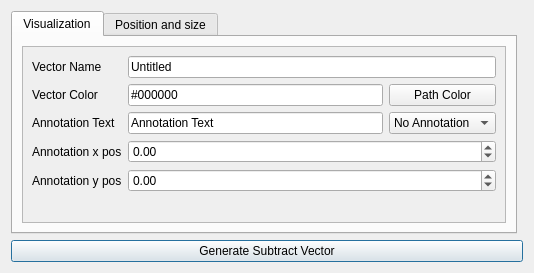
<?xml version="1.0" encoding="UTF-8"?>
<ui version="4.0">
 <class>GenerateSubtractVector</class>
 <widget class="QDialog" name="GenerateSubtractVector">
  <property name="geometry">
   <rect>
    <x>0</x>
    <y>0</y>
    <width>534</width>
    <height>273</height>
   </rect>
  </property>
  <property name="minimumSize">
   <size>
    <width>534</width>
    <height>273</height>
   </size>
  </property>
  <property name="windowTitle">
   <string>Generate Subtract Vector</string>
  </property>
  <layout class="QGridLayout" name="gridLayout">
   <item row="5" column="0" colspan="2">
    <widget class="QPushButton" name="GenerateSubtractVectorButton">
     <property name="text">
      <string>Generate Subtract Vector</string>
     </property>
     <property name="default">
      <bool>true</bool>
     </property>
    </widget>
   </item>
   <item row="4" column="0">
    <widget class="QTabWidget" name="tabWidget">
     <property name="currentIndex">
      <number>0</number>
     </property>
     <widget class="QWidget" name="tab">
      <attribute name="title">
       <string>Visualization</string>
      </attribute>
      <layout class="QGridLayout" name="gridLayout_2">
       <item row="0" column="0">
        <widget class="QScrollArea" name="scrollArea">
         <property name="widgetResizable">
          <bool>true</bool>
         </property>
         <widget class="QWidget" name="scrollAreaWidgetContents">
          <property name="geometry">
           <rect>
            <x>0</x>
            <y>0</y>
            <width>486</width>
            <height>175</height>
           </rect>
          </property>
          <layout class="QGridLayout" name="gridLayout_3">
           <item row="1" column="0">
            <widget class="QLabel" name="label_15">
             <property name="text">
              <string>Vector Color</string>
             </property>
            </widget>
           </item>
           <item row="1" column="1">
            <widget class="QLineEdit" name="VectorColorLine">
             <property name="sizePolicy">
              <sizepolicy hsizetype="Expanding" vsizetype="Fixed">
               <horstretch>0</horstretch>
               <verstretch>0</verstretch>
              </sizepolicy>
             </property>
             <property name="text">
              <string>#000000</string>
             </property>
            </widget>
           </item>
           <item row="1" column="2">
            <widget class="QPushButton" name="PathColorButton">
             <property name="sizePolicy">
              <sizepolicy hsizetype="Minimum" vsizetype="Fixed">
               <horstretch>0</horstretch>
               <verstretch>0</verstretch>
              </sizepolicy>
             </property>
             <property name="text">
              <string>Path Color</string>
             </property>
             <property name="autoDefault">
              <bool>false</bool>
             </property>
            </widget>
           </item>
           <item row="5" column="1" colspan="2">
            <widget class="QDoubleSpinBox" name="AnnotationYLine">
             <property name="minimum">
              <double>-999999999.990000009536743</double>
             </property>
             <property name="maximum">
              <double>999999999.990000009536743</double>
             </property>
            </widget>
           </item>
           <item row="5" column="0">
            <widget class="QLabel" name="label_19">
             <property name="text">
              <string>Annotation y pos</string>
             </property>
            </widget>
           </item>
           <item row="0" column="1" colspan="2">
            <widget class="QLineEdit" name="VectorNameLine">
             <property name="text">
              <string>Untitled</string>
             </property>
            </widget>
           </item>
           <item row="4" column="1" colspan="2">
            <widget class="QDoubleSpinBox" name="AnnotationXLine">
             <property name="minimum">
              <double>-999999999.990000009536743</double>
             </property>
             <property name="maximum">
              <double>999999999.990000009536743</double>
             </property>
            </widget>
           </item>
           <item row="4" column="0">
            <widget class="QLabel" name="label_18">
             <property name="text">
              <string>Annotation x pos</string>
             </property>
            </widget>
           </item>
           <item row="3" column="0">
            <widget class="QLabel" name="label_16">
             <property name="text">
              <string>Annotation Text</string>
             </property>
            </widget>
           </item>
           <item row="6" column="0" colspan="3">
            <spacer name="verticalSpacer">
             <property name="orientation">
              <enum>Qt::Vertical</enum>
             </property>
             <property name="sizeHint" stdset="0">
              <size>
               <width>20</width>
               <height>40</height>
              </size>
             </property>
            </spacer>
           </item>
           <item row="0" column="0">
            <widget class="QLabel" name="label_17">
             <property name="text">
              <string>Vector Name</string>
             </property>
            </widget>
           </item>
           <item row="3" column="1">
            <widget class="QLineEdit" name="AnnotationTextLine">
             <property name="text">
              <string>Annotation Text</string>
             </property>
            </widget>
           </item>
           <item row="3" column="2">
            <widget class="QComboBox" name="AnnonationMetod">
             <property name="sizePolicy">
              <sizepolicy hsizetype="Minimum" vsizetype="Fixed">
               <horstretch>0</horstretch>
               <verstretch>0</verstretch>
              </sizepolicy>
             </property>
             <item>
              <property name="text">
               <string>No Annotation</string>
              </property>
             </item>
             <item>
              <property name="text">
               <string>Annotation</string>
              </property>
             </item>
            </widget>
           </item>
          </layout>
         </widget>
        </widget>
       </item>
      </layout>
     </widget>
     <widget class="QWidget" name="tab_2">
      <attribute name="title">
       <string>Position and size</string>
      </attribute>
      <layout class="QGridLayout" name="gridLayout_4">
       <item row="0" column="0">
        <widget class="QScrollArea" name="scrollArea_2">
         <property name="widgetResizable">
          <bool>true</bool>
         </property>
         <widget class="QWidget" name="scrollAreaWidgetContents_2">
          <property name="geometry">
           <rect>
            <x>0</x>
            <y>0</y>
            <width>555</width>
            <height>186</height>
           </rect>
          </property>
          <layout class="QGridLayout" name="gridLayout_5">
           <item row="1" column="1">
            <widget class="QDoubleSpinBox" name="point_of_origin_y_Line">
             <property name="sizePolicy">
              <sizepolicy hsizetype="Expanding" vsizetype="Fixed">
               <horstretch>0</horstretch>
               <verstretch>0</verstretch>
              </sizepolicy>
             </property>
             <property name="minimum">
              <double>-999999999.000000000000000</double>
             </property>
             <property name="maximum">
              <double>999999999.000000000000000</double>
             </property>
             <property name="singleStep">
              <double>0.100000000000000</double>
             </property>
            </widget>
           </item>
           <item row="0" column="0">
            <widget class="QLabel" name="label_2">
             <property name="text">
              <string>point of origin x</string>
             </property>
            </widget>
           </item>
           <item row="3" column="1">
            <widget class="QComboBox" name="ComboSecondVectors">
             <property name="sizePolicy">
              <sizepolicy hsizetype="Expanding" vsizetype="Fixed">
               <horstretch>0</horstretch>
               <verstretch>0</verstretch>
              </sizepolicy>
             </property>
            </widget>
           </item>
           <item row="1" column="0">
            <widget class="QLabel" name="label">
             <property name="text">
              <string>point of origin y</string>
             </property>
            </widget>
           </item>
           <item row="0" column="1">
            <widget class="QDoubleSpinBox" name="point_of_origin_x_Line">
             <property name="sizePolicy">
              <sizepolicy hsizetype="Expanding" vsizetype="Fixed">
               <horstretch>0</horstretch>
               <verstretch>0</verstretch>
              </sizepolicy>
             </property>
             <property name="minimum">
              <double>-999999999.000000000000000</double>
             </property>
             <property name="maximum">
              <double>999999999.000000000000000</double>
             </property>
             <property name="singleStep">
              <double>0.100000000000000</double>
             </property>
            </widget>
           </item>
           <item row="2" column="0">
            <widget class="QLabel" name="label_3">
             <property name="text">
              <string>First Vector</string>
             </property>
            </widget>
           </item>
           <item row="2" column="1">
            <widget class="QComboBox" name="ComboFirstVectors">
             <property name="sizePolicy">
              <sizepolicy hsizetype="Expanding" vsizetype="Fixed">
               <horstretch>0</horstretch>
               <verstretch>0</verstretch>
              </sizepolicy>
             </property>
            </widget>
           </item>
           <item row="3" column="0">
            <widget class="QLabel" name="label_4">
             <property name="text">
              <string>Second Vector</string>
             </property>
            </widget>
           </item>
           <item row="4" column="0" colspan="2">
            <spacer name="verticalSpacer_2">
             <property name="orientation">
              <enum>Qt::Vertical</enum>
             </property>
             <property name="sizeHint" stdset="0">
              <size>
               <width>20</width>
               <height>40</height>
              </size>
             </property>
            </spacer>
           </item>
          </layout>
         </widget>
        </widget>
       </item>
      </layout>
     </widget>
    </widget>
   </item>
  </layout>
 </widget>
 <resources/>
 <connections/>
</ui>
